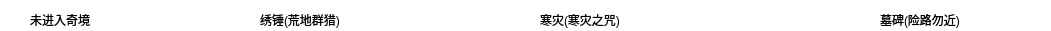
   <widget class="QGroupBox" name="groupBox_5">
    <property name="geometry">
     <rect>
      <x>120</x>
      <y>260</y>
      <width>1051</width>
      <height>31</height>
     </rect>
    </property>
    <property name="styleSheet">
     <string notr="true">background:transparent;border-width:0;border-style:outset</string>
    </property>
    <property name="title">
     <string/>
    </property>
    <widget class="QRadioButton" name="rb_16">
     <property name="geometry">
      <rect>
       <x>10</x>
       <y>10</y>
       <width>101</width>
       <height>19</height>
      </rect>
     </property>
     <property name="text">
      <string>未进入奇境</string>
     </property>
    </widget>
    <widget class="QRadioButton" name="rb_17">
     <property name="geometry">
      <rect>
       <x>240</x>
       <y>10</y>
       <width>131</width>
       <height>19</height>
      </rect>
     </property>
     <property name="text">
      <string>绣锤(荒地群猎)</string>
     </property>
    </widget>
    <widget class="QRadioButton" name="rb_18">
     <property name="geometry">
      <rect>
       <x>520</x>
       <y>10</y>
       <width>131</width>
       <height>19</height>
      </rect>
     </property>
     <property name="text">
      <string>寒灾(寒灾之咒)</string>
     </property>
    </widget>
    <widget class="QRadioButton" name="rb_19">
     <property name="geometry">
      <rect>
       <x>860</x>
       <y>10</y>
       <width>131</width>
       <height>19</height>
      </rect>
     </property>
     <property name="text">
      <string>墓碑(险路勿近)</string>
     </property>
    </widget>
   </widget>
